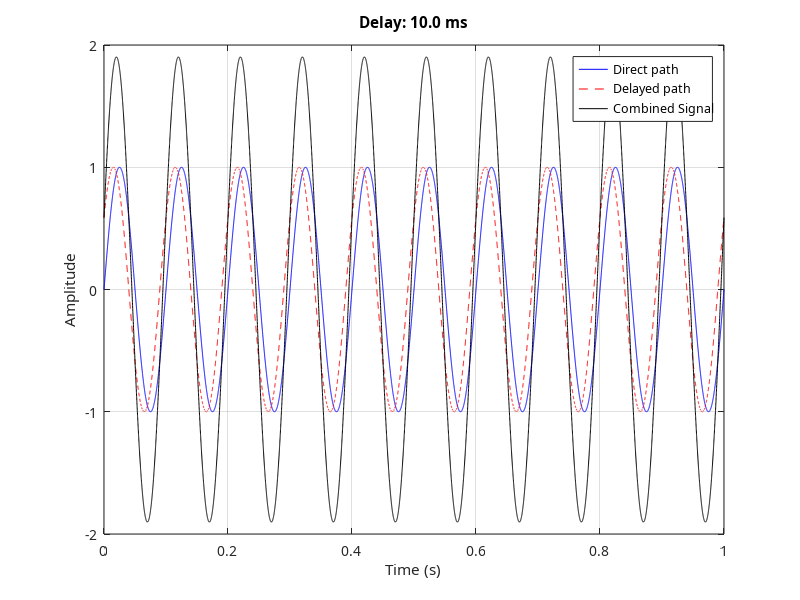

Reproduce this figure in MATLAB. (Note: this script raises an error after producing the figure.)
% Parametros da simulacao
clear allclc;
f = 10; % Frequencia em Hz
fs = 10000; % Frequencia de amostragem em Hz
t = 0:1/fs:1; % Vetor de tempo de 0 a 1 segundo

% Definindo os atrasos
delay_start = 10e-3; % 10 ms
delay_end = 54e-3; % 54 ms

% Criacao da figura para animacao
figure('Position', [100, 100, 800, 600]); % Tamanho fixo da figura
xlabel('Time (s)');
ylabel('Amplitude');
title('Animação do Sinal Combinado');
grid on;
hold on;
%% Configurações de fonte para LaTeX
set(gca, 'FontName', 'latex');
set(findall(gcf, 'Type', 'text'), 'FontName', 'latex');
% Preparar para salvar o GIF
gif_filename = 'combined_signal_animation.gif';

% Loop para criar a animacao
for delay_ms = delay_start * 1000:1:delay_end * 1000
    delay = delay_ms * 1e-3; % Convertendo ms para segundos
    
    % Sinal direto
    signal_los = sin(2 * pi * f * t);
    
    % Sinal refletido com atraso
    sinal_delay = sin(2 * pi * f * (t + delay)); 
    
    % Sinal combinado
    combined_signal = signal_los + sinal_delay;
    
    % Limpar a figura
    clf;
    
    % Plotagem dos sinais
    plot(t, signal_los, 'b', 'DisplayName', 'Direct path');
    hold on;
    plot(t, sinal_delay, 'r--', 'DisplayName', 'Delayed path');
    plot(t, combined_signal, 'k', 'DisplayName', 'Combined Signal');
    
    % Atualizacao de título e legendas (para cada figura para formar o gif)
    title(sprintf('Delay: %.1f ms', delay_ms));
    ylim([-2 2]);
    xlabel('Time (s)');
    ylabel('Amplitude');
    legend;
    grid on;
    % Configurações de fonte para LaTeX
    set(gca, 'FontName', 'latex');
    set(findall(gcf, 'Type', 'text'), 'FontName', 'latex');
    
    % Captura o quadro atual
    frame = getframe(gcf); % Captura a figura atual
    im = frame2im(frame); % Converte o quadro em imagem
    [A,map] = rgb2ind(im,256); % Converte a imagem em índice de cores
    
    % Salva a imagem no arquivo GIF
    if delay_ms == delay_start * 1000 % Para o primeiro quadro
        imwrite(A,map,gif_filename,'gif','LoopCount',inf,'DelayTime',0.1);
    else
        imwrite(A,map,gif_filename,'gif','WriteMode','append','DelayTime',0.1);
    end
    
    % Ajuste de pausa para visualização
    pause(0.1); 
end

disp(['Nossa animacao sera salva como: ', gif_filename]);
